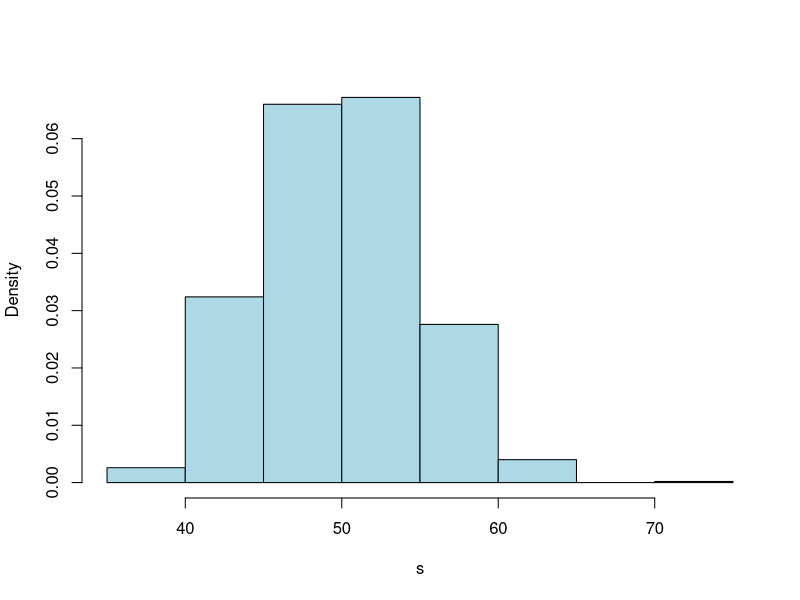
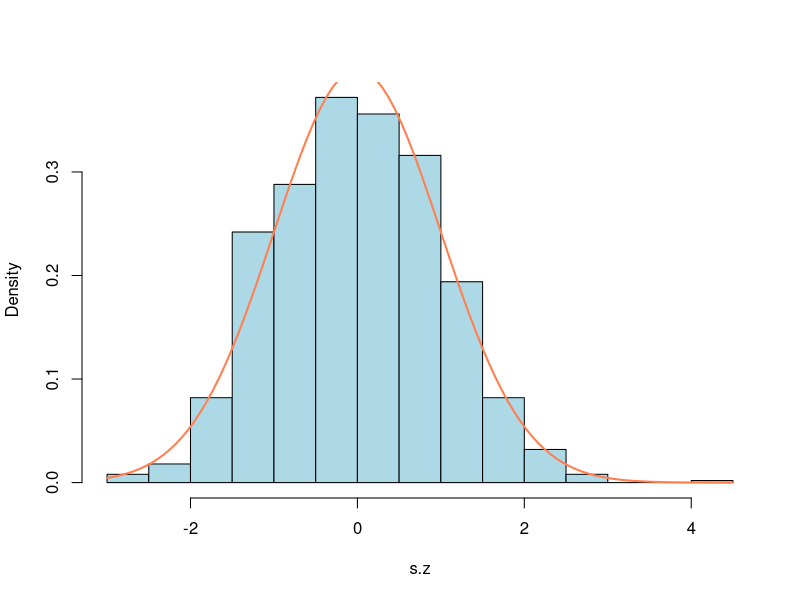

Reproduce these figures in R, in order.
# Neka je Sn = X1 +... + Xn, gde su Xi, i=1,...,n nezavisne slucajne
# velicine sa Exp(2) raspodelom. Generisati slucajnu velicinu Sn. 
# Generisati N = 1000 brojeva iz iste raspodele kao Sn i nacrtati
# njihov histogram. 

s_n <- function(n){
  x <- rexp(n, rate = 2)
  sum(x)
}

N <- 1000
n <- 100
s <- replicate(N, s_n(n))

hist(s, probability = TRUE, col = "lightblue", main = "")

# Znamo da je EX = 1/lambda, DX = 1/lambda^2
EX <- 1/2
DX <- 1/4

# Hocemo da standardizujemo podatke
s.z <- (s - n*EX) / sqrt(n*DX)
hist(s.z, prob = TRUE, col = "lightblue", main = "")
curve(dnorm(x), add = TRUE, lwd = 2, col = "coral")